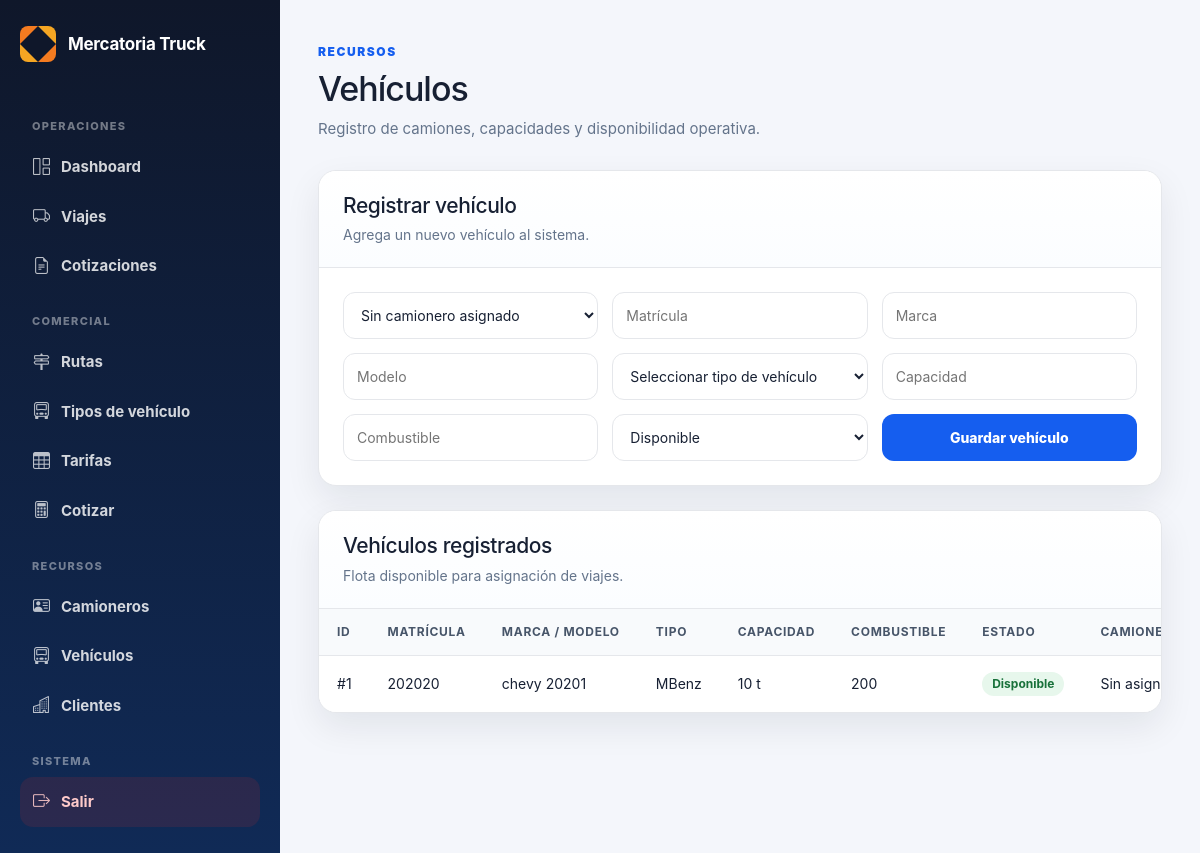
The page /vehiculos on the database as committed earlier.
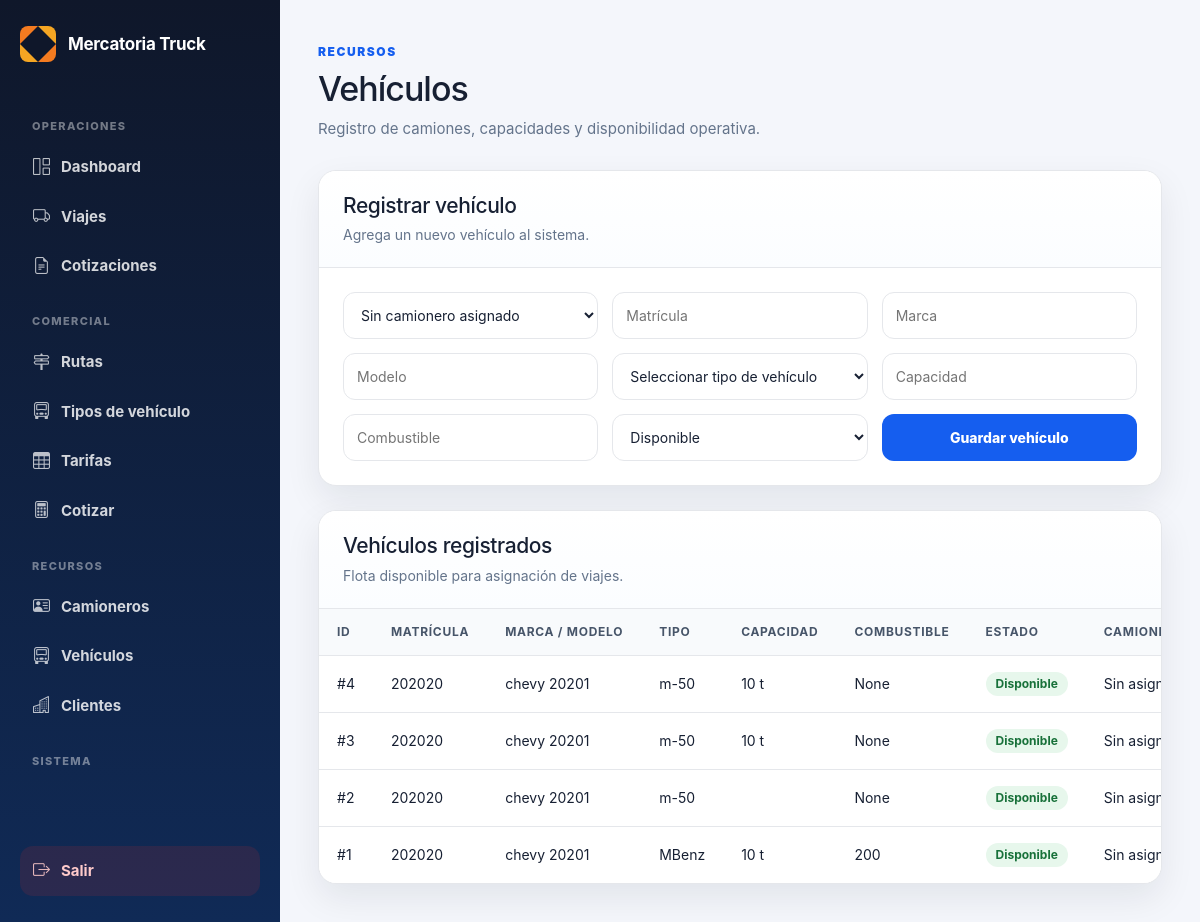
The same page on the database as committed later.
### tables this page shows
CREATE TABLE vehiculos (
        id INTEGER PRIMARY KEY AUTOINCREMENT,
        camionero_id INTEGER,
        matricula TEXT,
        marca TEXT,
        modelo TEXT,
        tipo TEXT,
        capacidad TEXT,
        combustible TEXT,
        estado TEXT DEFAULT 'Disponible',
        activo INTEGER DEFAULT 1,
        fecha_creacion TEXT DEFAULT CURRENT_TIMESTAMP
    , tipo_vehiculo_id INTEGER, placa TEXT);

### routes/vehiculos.py (the view, shortened to what this page needs)
@vehiculos_bp.route("/vehiculos", methods=["GET", "POST"])
def vehiculos():
    conexion = conectar()
    cursor = conexion.cursor()
    cursor.execute("""
        SELECT id, nombre
        FROM camioneros
        WHERE activo = 1
        ORDER BY nombre ASC
    """)
    camioneros = cursor.fetchall()
    cursor.execute("""
        SELECT nombre
        FROM tipos_vehiculo
        WHERE activo = 1
        ORDER BY nombre ASC
    """)
    tipos_vehiculo = cursor.fetchall()
    cursor.execute("""
        SELECT
            v.id,
            v.matricula,
            v.marca,
            v.modelo,
            v.tipo,
            v.capacidad,
            v.combustible,
            v.estado,
            c.nombre
        FROM vehiculos v
        LEFT JOIN camioneros c ON c.id = v.camionero_id
        WHERE v.activo = 1
        ORDER BY v.id DESC
    """)
    vehiculos_guardados = cursor.fetchall()
    conexion.close()
    return render_template(
        "vehiculos.html",
        vehiculos=vehiculos_guardados,
        camioneros=camioneros,
        tipos_vehiculo=tipos_vehiculo
    )

### database.py (called while the page is built)
def conectar():
    con = sqlite3.connect(DATABASE_NAME)
    con.row_factory = sqlite3.Row
    return con

### templates/vehiculos.html (shortened to what this page needs)
{% extends "admin/base_admin.html" %}
{% block contenido %}
<div class="page-header">
    <div>
        <span class="eyebrow">Recursos</span>
        <h1>Vehículos</h1>
        <p>Registro de camiones, capacidades y disponibilidad operativa.</p>
    </div>
</div>
<section class="panel">
    <div class="panel-header">
        <div>
            <h2>Registrar vehículo</h2>
            <p>Agrega un nuevo vehículo al sistema.</p>
        </div>
    </div>
    <form method="POST" class="form-grid">
        <select name="camionero_id">
            <option value="">Sin camionero asignado</option>
        </select>
        <input type="text" name="matricula" placeholder="Matrícula" required>
        <input type="text" name="marca" placeholder="Marca">
        <input type="text" name="modelo" placeholder="Modelo">
        <select name="tipo" required>
            <option value="">Seleccionar tipo de vehículo</option>
        </select>
        <input type="text" name="capacidad" placeholder="Capacidad" required>
        <input type="text" name="combustible" placeholder="Combustible" required>
        <select name="estado">
            <option value="Disponible">Disponible</option>
        </select>
        <button type="submit" class="btn-submit">Guardar vehículo</button>
    </form>
</section>
<section class="panel panel-spaced">
    <div class="panel-header">
        <div>
            <h2>Vehículos registrados</h2>
            <p>Flota disponible para asignación de viajes.</p>
        </div>
    </div>
    <div class="table-wrapper">
        <table class="data-table">
            <thead>
                <tr>
                    <th>ID</th>
                    <th>Matrícula</th>
                    <th>Marca / Modelo</th>
                    <th>Tipo</th>
                    <th>Capacidad</th>
                    <th>Combustible</th>
                    <th>Estado</th>
                    <th>Camionero</th>
                </tr>
            </thead>
            <tbody>
                {% for v in vehiculos %}
                <tr>
                    <td>#{{ v[0] }}</td>
                    <td>{{ v[1] }}</td>
                    <td>{{ v[2] }} {{ v[3] }}</td>
                    <td>{{ v[4] }}</td>
                    <td>{{ v[5] }}</td>
                    <td>{{ v[6] }}</td>
                    <td>
                        <span class="badge badge-vehiculo {{ v[7]|lower|replace(' ', '-') }}">
                            {{ v[7] }}
                        </span>
                    </td>
                    <td>{{ v[8] if v[8] else "Sin asignar" }}</td>
                </tr>
                {% else %}
                <tr>
                    <td colspan="8" class="empty-state">No hay vehículos registrados.</td>
                </tr>
                {% endfor %}
            </tbody>
        </table>
    </div>
</section>
{% endblock %}

### templates/admin/base_admin.html (shortened to what this page needs)
<!DOCTYPE html>
<html lang="es">
<head>
    <link rel="stylesheet" href="https://cdn.jsdelivr.net/npm/bootstrap-icons@1.11.3/font/bootstrap-icons.min.css">
    <link rel="stylesheet" href="https://cdn.jsdelivr.net/npm/bootstrap@5.3.0/dist/css/bootstrap.min.css">
    <link rel="stylesheet" href="/static/css/admin.css">
</head>
<body>
<div class="app-shell">
    <aside class="sidebar">
        <div class="brand">
            <strong>Mercatoria Truck</strong>
        </div>
        <nav class="sidebar-nav">
            <div class="nav-section">Operaciones</div>
            <a href="/admin" class="nav-item">
                <i class="bi bi-grid-1x2"></i>
                <span>Dashboard</span>
            </a>
            <a href="/admin/viajes" class="nav-item">
                <i class="bi bi-truck"></i>
                <span>Viajes</span>
            </a>
            <a href="/admin/comercial/cotizaciones" class="nav-item">
                <i class="bi bi-file-earmark-text"></i>
                <span>Cotizaciones</span>
            </a>
            <div class="nav-section">Comercial</div>
            <a href="/admin/comercial/rutas" class="nav-item">
                <i class="bi bi-signpost-2"></i>
                <span>Rutas</span>
            </a>
            <a href="/admin/comercial/vehiculos" class="nav-item">
                <i class="bi bi-truck-front"></i>
                <span>Tipos de vehículo</span>
            </a>
            <a href="/admin/comercial/tarifas" class="nav-item">
                <i class="bi bi-table"></i>
                <span>Tarifas</span>
            </a>
            <a href="/admin/comercial/cotizar" class="nav-item">
                <i class="bi bi-calculator"></i>
                <span>Cotizar</span>
            </a>
            <div class="nav-section">Recursos</div>
            <a href="/admin/camioneros" class="nav-item">
                <i class="bi bi-person-vcard"></i>
                <span>Camioneros</span>
            </a>
            <a href="/admin/vehiculos" class="nav-item">
                <i class="bi bi-truck-front"></i>
                <span>Vehículos</span>
            </a>
            <a href="/admin/clientes" class="nav-item">
                <i class="bi bi-buildings"></i>
                <span>Clientes</span>
            </a>
            <div class="nav-section">Sistema</div>
            <a href="/logout" class="nav-item logout">
                <i class="bi bi-box-arrow-right"></i>
                <span>Salir</span>
            </a>
        </nav>
    </aside>
    <main class="main-content">
        {% block contenido %}{% endblock %}
    </main>
</div>
</body>
</html>

### static/css/admin.css (style rules this page uses)
:root { --bg: #f4f6fb; --panel: #ffffff; --panel-soft: #f8fafc; --text: #172033; --muted: #64748b; --primary: #155eef; --primary-dark: #0f3ea8; --border: #e5e7eb; --danger: #dc2626; --success: #16a34a; --warning: #f59e0b; --info: #0891b2; --sidebar: #0f172a; --sidebar-soft: #102a56; --shadow: 0 14px 35px rgba(15, 23, 42, 0.08); --radius: 18px; }
* { box-sizing: border-box; }
body { margin: 0; font-family: Inter, "Segoe UI", Arial, sans-serif; background: var(--bg); color: var(--text); }
.app-shell { display: flex; min-height: 100vh; }
.sidebar { width: 280px; min-height: 100vh; background: linear-gradient(180deg, var(--sidebar) 0%, var(--sidebar-soft) 100%); color: white; padding: 26px 20px; display: flex; flex-direction: column; }
.brand { display: flex; align-items: center; gap: 12px; margin-bottom: 34px; }
.brand-logo { width: 36px; height: 36px; flex-shrink: 0; }
.brand strong { font-size: 17px; line-height: 1; letter-spacing: -0.3px; color: white; }
.sidebar-nav { display: flex; flex-direction: column; height: 100%; }
.nav-section { margin: 22px 12px 8px; font-size: 11px; font-weight: 800; color: rgba(255,255,255,0.42); text-transform: uppercase; letter-spacing: 0.12em; }
.nav-item { display: flex; align-items: center; gap: 11px; padding: 12px 13px; border-radius: 13px; color: rgba(255,255,255,0.82); text-decoration: none; font-size: 15px; font-weight: 650; transition: all 0.18s ease; }
.nav-item i { font-size: 17px; opacity: 0.88; }
.nav-item.logout { margin-top: auto; background: rgba(220, 38, 38, 0.13); color: #fecaca; }
.main-content { flex: 1; padding: 38px; overflow-y: auto; }
.page-header { display: flex; justify-content: space-between; align-items: flex-start; gap: 22px; margin-bottom: 30px; }
.eyebrow { display: inline-flex; margin-bottom: 8px; color: var(--primary); font-size: 12px; font-weight: 900; text-transform: uppercase; letter-spacing: 0.13em; }
.page-header h1 { margin: 0; font-size: 34px; letter-spacing: -1px; }
.page-header p { margin: 8px 0 0; color: var(--muted); font-size: 15px; }
.panel { background: var(--panel); border: 1px solid var(--border); border-radius: var(--radius); box-shadow: var(--shadow); overflow: hidden; }
.panel-header { padding: 22px 24px; border-bottom: 1px solid var(--border); background: linear-gradient(180deg, #ffffff 0%, #fbfdff 100%); }
.panel-header h2 { margin: 0; font-size: 21px; letter-spacing: -0.4px; }
.panel-header p { margin: 6px 0 0; color: var(--muted); font-size: 14px; }
.table-wrapper { width: 100%; overflow-x: auto; }
.data-table { width: 100%; border-collapse: collapse; background: var(--panel); }
.data-table th { background: var(--panel-soft); color: #475569; padding: 14px 18px; text-align: left; font-size: 12px; text-transform: uppercase; letter-spacing: 0.06em; border-bottom: 1px solid var(--border); white-space: nowrap; }
.data-table td { padding: 16px 18px; border-bottom: 1px solid var(--border); font-size: 14px; vertical-align: middle; }
.data-table tr:last-child td { border-bottom: none; }
.badge { display: inline-flex; align-items: center; padding: 6px 10px; border-radius: 999px; background: #eef2ff; color: #3730a3; font-size: 12px; font-weight: 850; white-space: nowrap; }
.panel-spaced { margin-top: 24px; }
.form-grid { padding: 24px; display: grid; grid-template-columns: repeat(auto-fit, minmax(220px, 1fr)); gap: 14px; }
.form-grid input, .form-grid select { width: 100%; padding: 12px 13px; border: 1px solid var(--border); border-radius: 12px; background: white; font-size: 14px; color: var(--text); }
.btn-submit { border: none; border-radius: 12px; background: var(--primary); color: white; font-size: 14px; font-weight: 800; cursor: pointer; padding: 12px 16px; }

### templates/vehiculos.html (style rules this page uses)
.badge-vehiculo { display: inline-block; padding: 6px 10px; border-radius: 999px; font-size: 12px; font-weight: 700; }
.badge-vehiculo.disponible { background: #e7f7ec; color: #18713a; }

Rows that differ between the two databases and show on the page:
added vehiculos: id "4", matricula "202020", marca "chevy", modelo "20201", tipo "m-50", capacidad "10 t", v "None", estado "Disponible", v "Sin…"
added vehiculos: id "3", matricula "202020", marca "chevy", modelo "20201", tipo "m-50", capacidad "10 t", v "None", estado "Disponible", v "Sin…"
added vehiculos: id "2", matricula "202020", marca "chevy", modelo "20201", tipo "m-50", v "None", estado "Disponible", v "Sin…"
